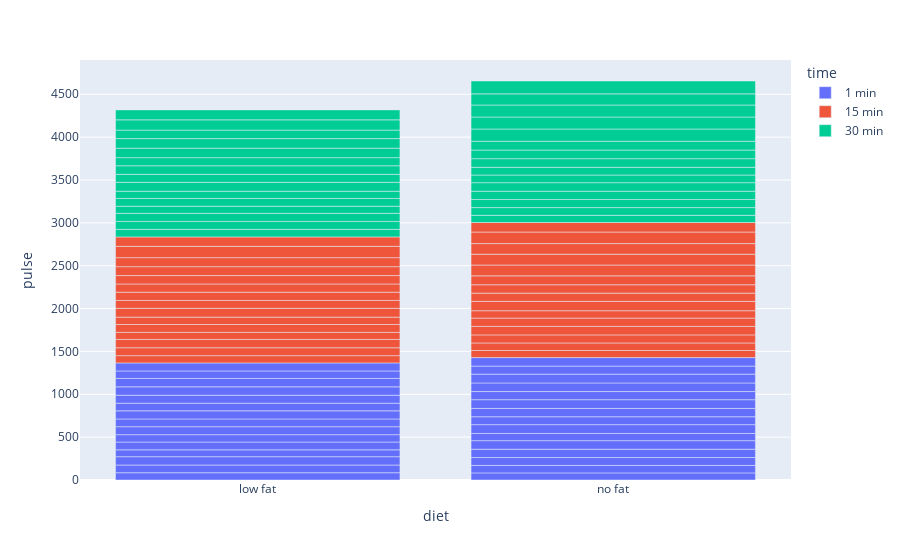

Notebook code cell kept with this figure:
### Code cell
px.bar(df2, x='diet', y='pulse', color='time')

### Figure 1 — Plotly figure (JSON) as saved in the notebook; plotly's stock layout.template omitted (floating-point values rounded to 4 significant figures)
{"data": [{"alignmentgroup": "True", "hovertemplate": "time=1 min<br>diet=%{x}<br>pulse=%{y}<extra></extra>", "legendgroup": "1 min", "marker": {"color": "#636efa"}, "name": "1 min", "offsetgroup": "1 min", "orientation": "v", "showlegend": true, "textposition": "auto", "type": "bar", "x": ["low fat", "low fat", "low fat", "low fat", "low fat", "no fat", "no fat", "no fat", "no fat", "no fat", "low fat", "low fat", "low fat", "low fat", "low fat", "no fat", "no fat", "no fat", "no fat", "no fat", "low fat", "low fat", "low fat", "low fat", "low fat", "no fat", "no fat", "no fat", "no fat", "no fat"], "xaxis": "x", "y": [85, 90, 97, 80, 91, 83, 87, 92, 97, 100, 86, 93, 90, 95, 89, 84, 103, 92, 97, 102, 93, 98, 98, 87, 94, 95, 100, 103, 94, 99], "yaxis": "y"}, {"alignmentgroup": "True", "hovertemplate": "time=15 min<br>diet=%{x}<br>pulse=%{y}<extra></extra>", "legendgroup": "15 min", "marker": {"color": "#EF553B"}, "name": "15 min", "offsetgroup": "15 min", "orientation": "v", "showlegend": true, "textposition": "auto", "type": "bar", "x": ["low fat", "low fat", "low fat", "low fat", "low fat", "no fat", "no fat", "no fat", "no fat", "no fat", "low fat", "low fat", "low fat", "low fat", "low fat", "no fat", "no fat", "no fat", "no fat", "no fat", "low fat", "low fat", "low fat", "low fat", "low fat", "no fat", "no fat", "no fat", "no fat", "no fat"], "xaxis": "x", "y": [85, 92, 97, 82, 92, 83, 88, 94, 99, 97, 86, 103, 92, 96, 96, 86, 109, 96, 98, 104, 98, 104, 105, 132, 110, 126, 126, 124, 135, 111], "yaxis": "y"}, {"alignmentgroup": "True", "hovertemplate": "time=30 min<br>diet=%{x}<br>pulse=%{y}<extra></extra>", "legendgroup": "30 min", "marker": {"color": "#00cc96"}, "name": "30 min", "offsetgroup": "30 min", "orientation": "v", "showlegend": true, "textposition": "auto", "type": "bar", "x": ["low fat", "low fat", "low fat", "low fat", "low fat", "no fat", "no fat", "no fat", "no fat", "no fat", "low fat", "low fat", "low fat", "low fat", "low fat", "no fat", "no fat", "no fat", "no fat", "no fat", "low fat", "low fat", "low fat", "low fat", "low fat", "no fat", "no fat", "no fat", "no fat", "no fat"], "xaxis": "x", "y": [88, 93, 94, 83, 91, 84, 90, 95, 96, 100, 84, 104, 93, 100, 95, 89, 90, 101, 100, 103, 110, 112, 99, 120, 116, 143, 140, 140, 130, 150], "yaxis": "y"}], "layout": {"barmode": "relative", "legend": {"title": {"text": "time"}, "tracegroupgap": 0}, "margin": {"t": 60}, "xaxis": {"anchor": "y", "domain": [0, 1], "title": {"text": "diet"}}, "yaxis": {"anchor": "x", "domain": [0, 1], "title": {"text": "pulse"}}}}
